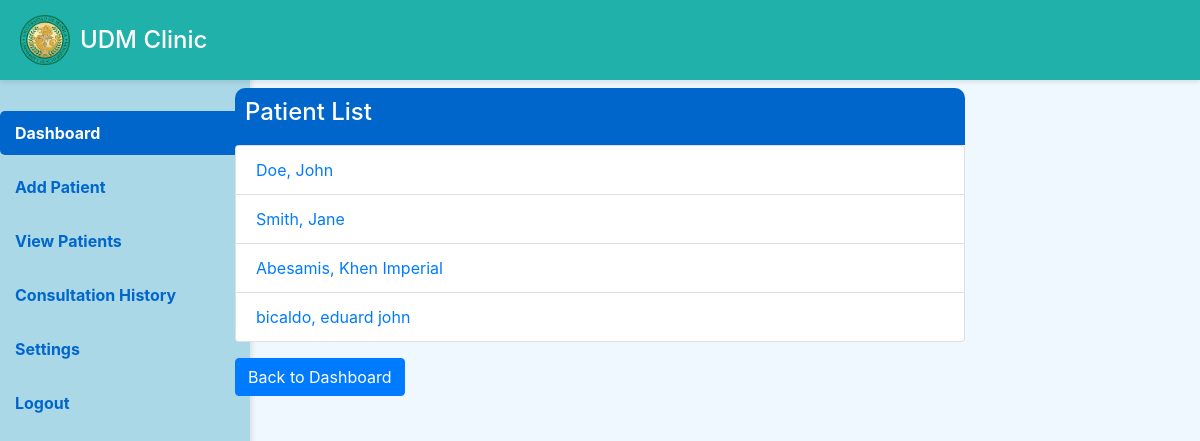
Before: /viewpatient.php with the older database file.
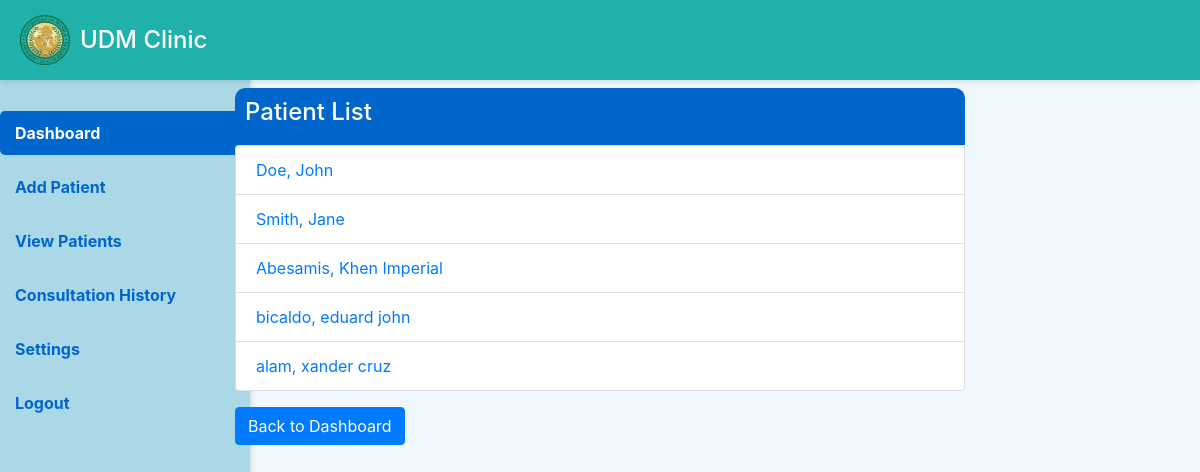
After: the same page with the newer database file.
### tables this page shows
CREATE TABLE `patients` (
  `PatientID` int(11) NOT NULL,
  `FirstName` varchar(50) NOT NULL,
  `LastName` varchar(50) NOT NULL,
  `MiddleInitial` varchar(10) NOT NULL,
  `Sex` char(1) DEFAULT NULL CHECK (`Sex` in ('M','F')),
  `DOB` date NOT NULL,
  `Address` varchar(255) DEFAULT NULL,
  `ContactNumber` varchar(15) DEFAULT NULL,
  `CreatedAt` datetime DEFAULT current_timestamp(),
  `UpdatedAt` datetime DEFAULT current_timestamp() ON UPDATE current_timestamp(),
  `age` int(11) NOT NULL,
  `civil_status` varchar(20) NOT NULL,
  `emergency_number` varchar(15) NOT NULL,
  `guardian` varchar(50) NOT NULL,
  `height` varchar(10) NOT NULL,
  `weight` varchar(10) NOT NULL,
  `yearLevel` varchar(20) NOT NULL,
  `specialCases` varchar(20) NOT NULL
);

### viewpatient_backend.php (the view, shortened to what this page needs)
<?php
$servername = "localhost";
$username = "root";
$password = "";
$database = "clinic_data";
$connection = new mysqli($servername, $username, $password, $database);
$sql = "SELECT PatientID, CONCAT(LastName, ', ', FirstName, ' ', MiddleInitial) AS full_name FROM patients";
$result = $connection->query($sql);
if ($result->num_rows > 0) {
    while ($row = $result->fetch_assoc()) {
        echo '<li class="list-group-item">';
        echo '<a href="view_details.php?id=' . $row['PatientID'] . '" class="text-primary">' . htmlspecialchars($row['full_name']) . '</a>';
        echo '</li>';
    }
} else {
    echo '<li class="list-group-item text-muted">No patients found.</li>';
}
?>

### viewpatient.php (shortened to what this page needs)
<!DOCTYPE html>
<html lang="en">
<head>
    <link rel="stylesheet" href="https://stackpath.bootstrapcdn.com/bootstrap/4.5.0/css/bootstrap.min.css">
</head>
<body>
    <?php include 'sidebar.php'; ?>
    <div class="header d-flex align-items-center">
        <img src="images/UDMCLINIC_LOGO.png" alt="Logo" class="logo">
        <h1>UDM Clinic</h1>
    </div>
    <div class="container mt-5">
        <div class="row justify-content-center">
            <div class="col-md-8">
                <div class="panel panel-default">
                    <div class="panel-heading">
                        <h4><span class="glyphicon glyphicon-user"></span> Patient List</h4>
                    </div>
                    <div class="panel-body">
                        <ul class="list-group">
                            <?php include 'viewpatient_backend.php'; ?>
                        </ul>
                        <a href="index.php" class="btn btn-primary mt-3">Back to Dashboard</a>
                    </div>
                </div>
            </div>
        </div>
    </div>
</body>
</html>

### sidebar.php (shortened to what this page needs)
<!DOCTYPE html>
<html lang="en">
<head>
    <link rel="stylesheet" href="https://stackpath.bootstrapcdn.com/bootstrap/4.5.0/css/bootstrap.min.css">
</head>
<body>
    <div class="sidebar">
        <a href="index.php" class="active">Dashboard</a>
        <a href="add_patient.php">Add Patient</a>
        <a href="viewpatient.php">View Patients</a>
        <a href="consultation_history.php">Consultation History</a>
        <a href="settings.php">Settings</a>
        <a href="login.php">Logout</a>
    </div>
</body>
</html>

### viewpatient.php (style rules this page uses)
body { background-color: #f0f8ff; margin: 0; }
.header { position: fixed; top: 0; left: 0; width: 100%; height: 80px; background-color: #20B2AA; color: white; display: flex; align-items: center; padding: 0 20px; z-index: 1000; box-shadow: 0 2px 5px rgba(0, 0, 0, 0.1); }
.header .logo { width: 50px; height: auto; margin-right: 10px; }
.header h1 { margin: 0; font-size: 24px; }
.container { margin-left: 270px; margin-top: 100px; padding: 20px; }
.panel { border-radius: 10px; }
.panel-heading { background-color: #0066cc; color: white; padding: 10px; border-radius: 10px 10px 0 0; margin-top: 20px; }
.btn-primary { background-color: #0066cc; border: none; }

### sidebar.php (style rules this page uses)
body { background-color: #f0f8ff; }
.sidebar { background-color: #aad8e6; height: 100vh; width: 250px; position: fixed; top: 0; left: 0; padding-top: 111px; box-shadow: 2px 0 5px rgba(0, 0, 0, 0.1); }
.sidebar a { display: block; color: #0066cc; padding: 10px 15px; margin-bottom: 10px; border-radius: 5px; text-decoration: none; font-weight: bold; transition: background-color 0.3s ease, color 0.3s ease; }
.sidebar .active { background-color: #0066cc; color: white; }

Changed rows visible on the page:
added patients: full_name "alam, xander cruz"
